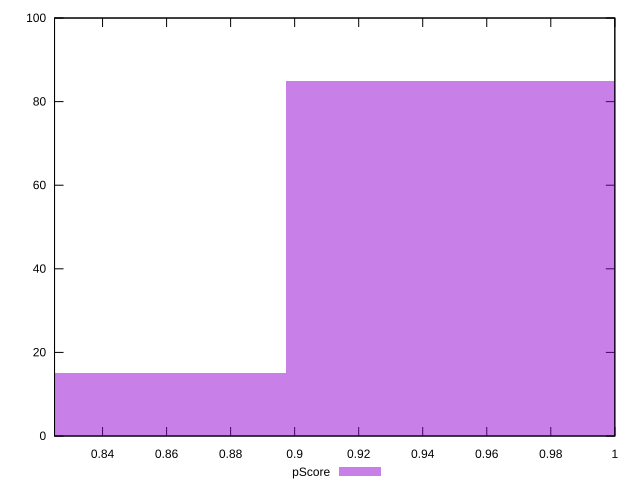

Generate this figure with gnuplot:
reset

$pScore <<EOF
0.9500537597173506 85
0.8444922308598672 15
EOF

set key outside below
set boxwidth 0.1055615288574834
set xrange [0.825:1]
set yrange [0:100]
set trange [0:100]
set style fill transparent solid 0.5 noborder
set terminal svg size 640, 490 enhanced background rgb 'white'
set output "reports/report_00027_2021-02-24T12-40-31.850Z/unminified-javascript/samples/agenda/pScore/histogram.svg"

plot $pScore title "pScore" with boxes

reset
